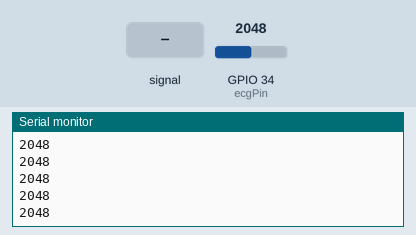
Simulated run of this sketch. Board: ESP32. Shown: the last lines printed to the serial monitor. Inputs (shaded band) come from the test bench; at power-on: GPIO 34 (ecgPin) = 2048.

Above: at 1.2 s.
1.3 s: GPIO 34 (ecgPin) fed a 200 Hz sine of ±327 counts around its level
At 2.0 s:
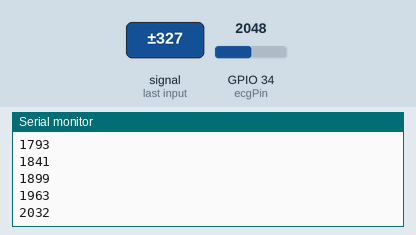
2.8 s: GPIO 34 (ecgPin) set to 2866
At 3.9 s:
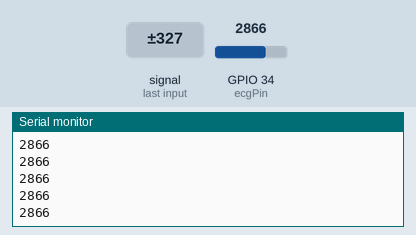
4.3 s: GPIO 34 (ecgPin) fed a 1000 Hz sine of ±1023 counts around its level
5.8 s: GPIO 34 (ecgPin) set to 2047
At 6.7 s:
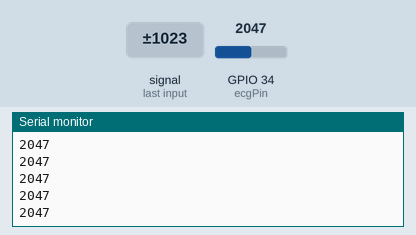
Timing chart, 0 to 8.3 s (numbered marks = the images above; inputs shaded):
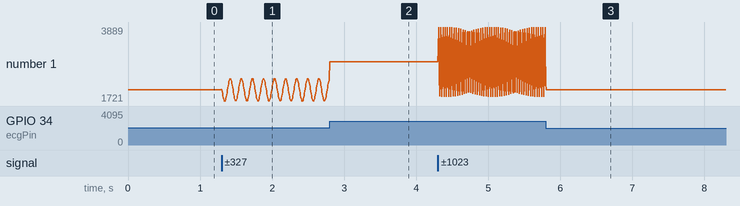

Measured:
- after the input at 1.3 s, the serial monitor: prints a new line at once (image 1)
- plotted number 1: 2048 → 2359 after the input at 1.3 s

The sketch:

read_ad8232.ino.ino
```cpp
const int ecgPin = 34; // Must be an ADC-capable pin on ESP32

void setup() {
  Serial.begin(115200);
  pinMode(ecgPin, INPUT);
}

void loop() {
  int ecgValue = analogRead(ecgPin);
  Serial.println(ecgValue);
  delay(5); // High frequency sampling
}
```
